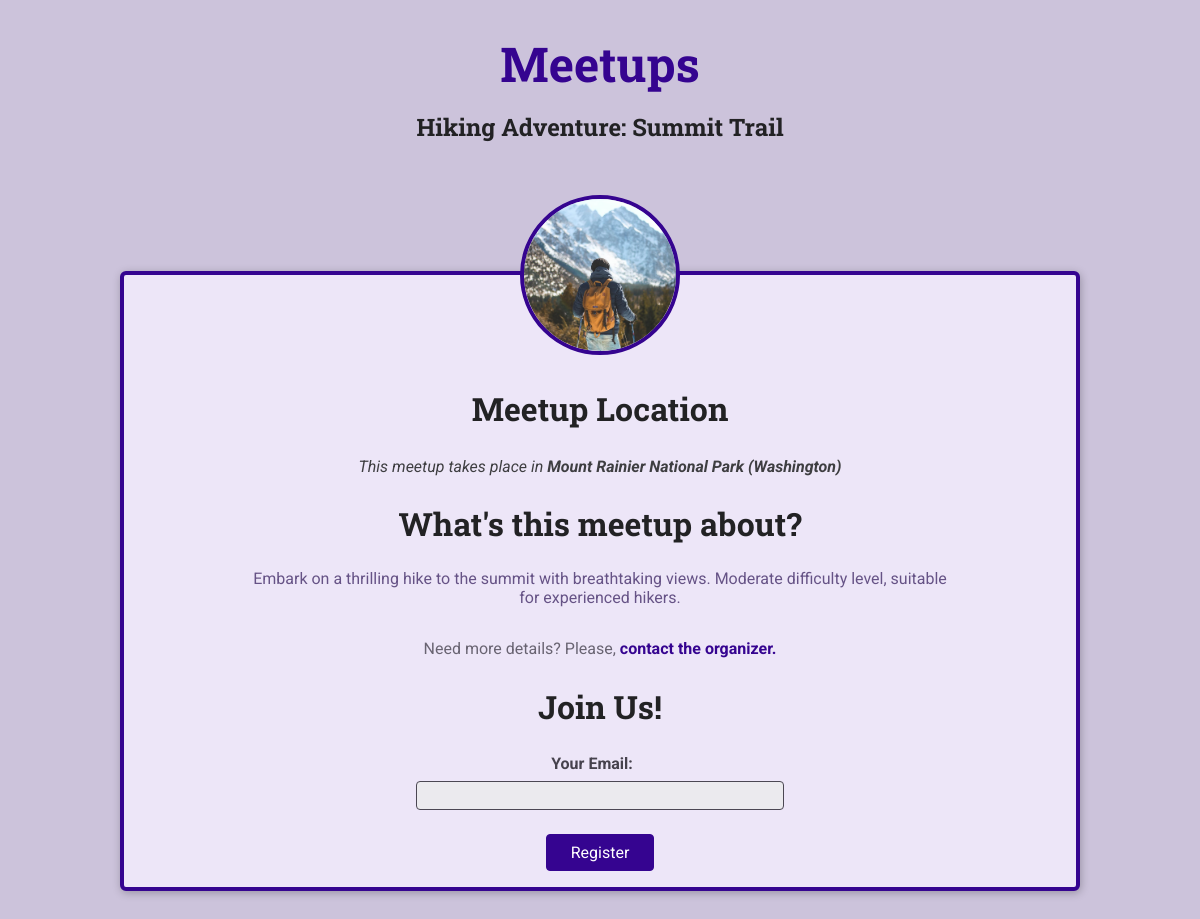
Page /meetups/hiking-adventure-summit-trail/ on the committed database.
### meetups/models.py (models this page shows, shortened)
class Meetup(models.Model):
    title = models.CharField(max_length=200)
    organizer_email = models.EmailField()
    date = models.DateField()
    slug = models.SlugField(unique=True)
    description = models.TextField()
    image = models.ImageField(upload_to='images')
    location = models.ForeignKey(Location, on_delete=models.CASCADE)
    participants = models.ManyToManyField(Participant, blank=True)

class Location(models.Model):
    name = models.CharField(max_length=200)
    address = models.CharField(max_length=300)

### meetups/views.py (the view, shortened to what this page needs)
# urls.py: path('<slug:meetup_slug>/', views.meetup_details, name='meetup-details'),
def meetup_details(request, meetup_slug):
    try:
        selected_meetup = Meetup.objects.get(slug=meetup_slug)
        if request.method == 'GET':
            registration_form = RegistrationForm()
        return render(request, 'meetups/meetup-details.html', {
            'meetup_found': True,
            'meetup': selected_meetup,
            'form': registration_form,
        })
    except Exception as exc:
        return render(request, 'meetups/meetup-details.html', {
            'meetup_found': False,
        })

### meetups/forms.py
class RegistrationForm(forms.Form):
    email = forms.EmailField(label='Your Email')

### meetups/templates/meetups/meetup-details.html (shortened to what this page needs)
{% extends 'meetups/base/base.html' %}
{% load static %}
{% block site_css %}
    <link rel="stylesheet" href="{% static 'meetups/styles/meetup-details.css' %}">
{% endblock %}
{% block main_heading %}
    {{ meetup.title }}
{% endblock %}
{% block body %}
    {% if meetup_found %}
        <article>
            <img id='main-image' src="{{ meetup.image.url }}" alt="{{ meetup.title }}">
            <section id="location">
                <h2>Meetup Location</h2>
                <address>This meetup takes place in <span>{{ meetup.location.name }} ({{ meetup.location.address }})</span></address>
            </section>
            <section id="details">
                <h2>What's this meetup about?</h2>
                <p>{{ meetup.description }}</p>
                <footer>
                    <p>Need more details? Please, <a href="mailto:{{ meetup.organizer_email }}">contact the organizer.</a></p>
                </footer>
            </section>
            <section id="registration">
                <h2>Join Us!</h2>
                <form action="{% url 'meetup-details' meetup.slug %}" method="POST">
                    <ul>
                        {{ form.as_ul }}
                    </ul>
                    <div id="registration-actions">
                        <button>Register</button>
                    </div>
                </form>
            </section>
        </article>
    {% else %}
        <p>No meetup found for this slug, sorry.</p>
    {% endif %}
{% endblock %}

### meetups/static/meetups/styles/base.css (style rules this page uses)
* { box-sizing: border-box; }
body { font-family: 'Roboto', sans-serif; margin: 0; background-color: #ccc3db; color: #3e3e41; }
h1, h2, h3 { font-family: 'Roboto Slab', sans-serif; color: #222224; }
button, .btn { cursor: pointer; font: inherit; padding: 0.5rem 1.5rem; background-color: #350490; border: 1px solid #350490; color: white; border-radius: 4px; text-decoration: none; }

### meetups/static/meetups/styles/meetup-details.css (style rules this page uses)
article { max-width: 60rem; margin: 5rem auto; border-radius: 6px; background-color: #ede6f8; border: 4px solid #350490; box-shadow: 1px 2px 8px rgba(0, 0, 0, 0.25); position: relative; padding: 1rem; text-align: center; }
#main-image { width: 10rem; height: 10rem; object-fit: cover; position: absolute; top: -5rem; left: calc(50% - 5rem); border-radius: 50%; border: 4px solid #350490; }
section:first-of-type { margin-top: 6rem; }
h2 { font-size: 2rem; }
address span { font-weight: bold; }
#details h2 { margin-bottom: 0.5rem; }
#details > p { color: #665386; padding: 1rem; border-radius: 4px; max-width: 80%; margin: auto; }
#details footer { color: #696472; }
#details footer a { color: #350490; text-decoration: none; font-weight: bold; }
#registration ul { list-style: none; margin: 0; padding: 0; }
#registration label { font-weight: bold; color: #46424d; margin-right: 1rem; display: block; margin-bottom: 0.5rem; }
#registration input { font: inherit; width: 40%; background-color: #ebeaee; border: 1px solid #4b4753; border-radius: 4px; padding: 0.25rem; }
#registration-actions { margin-top: 1.5rem; }

### rows in the picture
Meetup: title "Hiking Adventure: Summit Trail", image (picture), location.name "Mount Rainier National Park", location.address "Washington", description "Embark on a thrilling hike to the summit with breathtaking views. Moderate difficulty level, suitable for experienced hikers."
